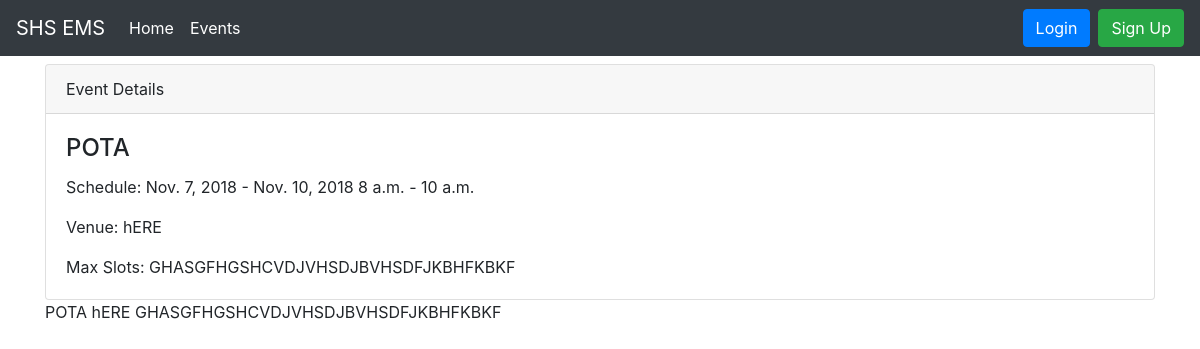
The app's page /events/1/ with its own data.
### events/models.py (models this page shows)
class Event(models.Model):
    name = models.CharField("Name of Events", max_length = 100, default = "")
    description = models.TextField("Description", max_length = 2000, blank = True)
    max_slot = models.IntegerField("Max Slots", blank = True, null = True)
    date_from = models.DateField("Start Date")
    date_to = models.DateField("End Date")
    time_from = models.TimeField ("Start Time")
    time_to = models.TimeField ("End Time")
    venue = models.CharField("Venue", max_length = 100)
    date_created = models.DateTimeField("Date Created", auto_now_add= True)

### events/views.py (the view)
# urls.py: path("events/<int:pk>/", EventDetailView.as_view(), name="event_detail")
class EventDetailView(DetailView):
    model = Event
    template_name = "event_detail.html"
    context_object_name = "event"

### templates/event_detail.html (shortened to what this page needs)
{% extends 'base.html' %}
{% block content %}
<div class="card mt-2">
        <div class="card-header">
          Event Details
        </div>
        <div class="card-body">
          <h4 class="card-title">{{ event.name }}</h4>
          <p class="card-text">Schedule:
                {{ event.date_from }} - {{ event.date_to }}
                {{ event.time_from }} - {{ event.time_to }}</p>
          <p class="card-text">Venue:
              {{ event.venue}}
            </p>
          <p class="card-text">Max Slots:
                {{ event.description }}
            </p>
        </div>
      </div>
    {{ event.name }}
    {{ event.venue }}
    {{ event.description }}
{% endblock %}

### records on screen
Event: name "POTA", date_from "Nov. 7, 2018", date_to "Nov. 10, 2018", time_from "8 a.m.", time_to "10 a.m.", venue "hERE", description "GHASGFHGSHCVDJVHSDJBVHSDFJKBHFKBKF"
